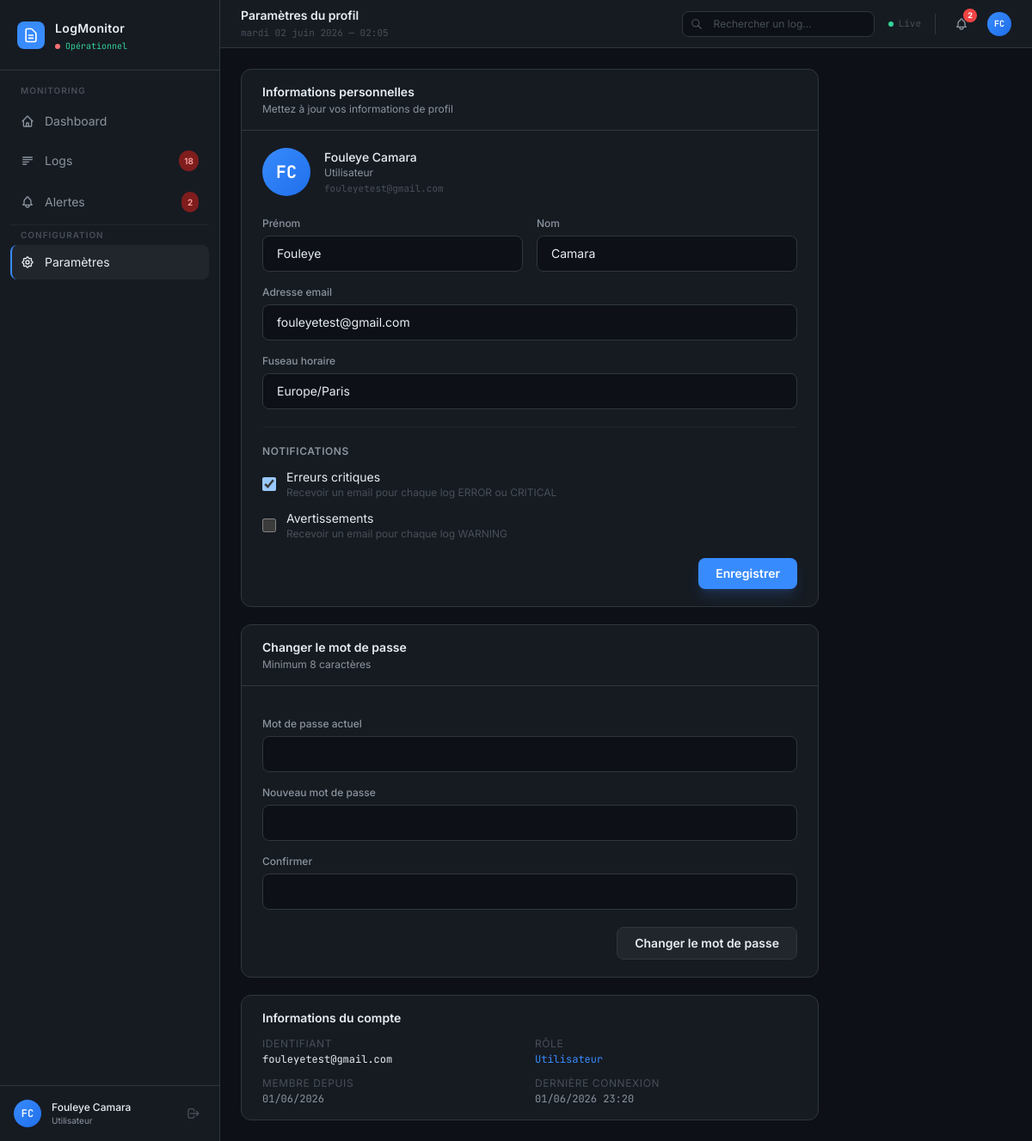
Screenshot of /auth/profile/ (signed in) with the database file from the repository.
### apps/accounts/models.py (models this page shows, shortened)
class User(AbstractUser):
    class Role(models.TextChoices):
        ADMIN = "admin", _("Administrateur")
        ANALYST = "analyst", _("Analyste")
        VIEWER = "viewer", _("Lecteur")
        USER = "user", _("Utilisateur")
    role = models.CharField(
        max_length=20,
        choices=Role.choices,
        default=Role.VIEWER,
        verbose_name=_("Rôle"),
    )
    avatar = models.ImageField(
        upload_to="avatars/",
        null=True,
        blank=True,
        verbose_name=_("Avatar"),
    )
    notify_on_error = models.BooleanField(
        default=True,
        verbose_name=_("Notifier sur erreur critique"),
    )
    notify_on_warning = models.BooleanField(
        default=False,
        verbose_name=_("Notifier sur avertissement"),
    )
    timezone = models.CharField(
        max_length=50,
        default="Europe/Paris",
        verbose_name=_("Fuseau horaire"),
    )
    created_at = models.DateTimeField(auto_now_add=True)
    updated_at = models.DateTimeField(auto_now=True)
    class Meta:
        verbose_name = _("Utilisateur")
        verbose_name_plural = _("Utilisateurs")
        ordering = ["-date_joined"]
    @property
    def display_name(self):
        return self.get_full_name() or self.username
    @property
    def initials(self):
        if self.first_name and self.last_name:
            return f"{self.first_name[0]}{self.last_name[0]}".upper()
        return self.username[:2].upper()

### apps/accounts/profile.py (the view, shortened to what this page needs)
# urls.py: path("profile/",                  ProfileView.as_view(),            name="profile"),
class ProfileView(LoginRequiredMixin, UpdateView):
    model = User
    form_class = ProfileForm
    template_name = "accounts/profile.html"
    success_url = reverse_lazy("accounts:profile")
    login_url = "/auth/login/"
    def get_object(self, queryset=None):
        return self.request.user
    def get_context_data(self, **kwargs):
        ctx = super().get_context_data(**kwargs)
        ctx["page_title"] = "Profil — LogMonitor"
        ctx["page_heading"] = "Paramètres du profil"
        ctx["password_form"] = PasswordChangeForm(user=self.request.user)
        return ctx

### apps/accounts/templates/accounts/profile.html (shortened to what this page needs)
{% extends "base.html" %}
{% block content %}
<div class="max-w-2xl space-y-5 animate-fade-in">
  <div class="bg-[#161B22] border border-[#30363D] rounded-xl overflow-hidden">
    <div class="px-6 py-4 border-b border-[#30363D]">
      <h2 class="text-sm font-semibold text-[#E6EDF3]">Informations personnelles</h2>
      <p class="text-xs text-[#8B949E] mt-0.5">Mettez à jour vos informations de profil</p>
    </div>
    <form method="post" action="{% url 'accounts:profile' %}" enctype="multipart/form-data" class="px-6 py-5">
      <div class="flex items-center gap-4 mb-6">
        <div class="w-14 h-14 rounded-full bg-gradient-to-br from-[#388BFD] to-[#1F6FEB]
                    flex items-center justify-center flex-shrink-0">
          <span class="text-xl font-bold text-white font-mono">{{ request.user.initials }}</span>
        </div>
        <div>
          <p class="text-sm font-medium text-[#E6EDF3]">{{ request.user.display_name }}</p>
          <p class="text-xs text-[#8B949E]">{{ request.user.get_role_display }}</p>
          <p class="text-[11px] text-[#484F58] font-mono mt-0.5">{{ request.user.email }}</p>
        </div>
      </div>
      <div class="grid grid-cols-2 gap-4">
        <div>
          <label class="block text-xs font-medium text-[#8B949E] mb-1.5">Prénom</label>
          {{ form.first_name }}
        </div>
        <div>
          <label class="block text-xs font-medium text-[#8B949E] mb-1.5">Nom</label>
          {{ form.last_name }}
        </div>
        <div class="col-span-2">
          <label class="block text-xs font-medium text-[#8B949E] mb-1.5">Adresse email</label>
          {{ form.email }}
        </div>
        <div class="col-span-2">
          <label class="block text-xs font-medium text-[#8B949E] mb-1.5">Fuseau horaire</label>
          {{ form.timezone }}
        </div>
      </div>
      <div class="mt-5 pt-5 border-t border-[#21262D]">
        <p class="text-xs font-semibold text-[#8B949E] uppercase tracking-wider mb-3">Notifications</p>
        <div class="space-y-3">
          <label class="flex items-center gap-3 cursor-pointer">
            {{ form.notify_on_error }}
            <div>
              <p class="text-sm text-[#E6EDF3]">Erreurs critiques</p>
              <p class="text-xs text-[#484F58]">Recevoir un email pour chaque log ERROR ou CRITICAL</p>
            </div>
          </label>
          <label class="flex items-center gap-3 cursor-pointer">
            {{ form.notify_on_warning }}
            <div>
              <p class="text-sm text-[#E6EDF3]">Avertissements</p>
              <p class="text-xs text-[#484F58]">Recevoir un email pour chaque log WARNING</p>
            </div>
          </label>
        </div>
      </div>
      <div class="flex justify-end mt-5">
        <button type="submit"
                class="px-5 py-2 bg-[#388BFD] hover:bg-[#1F6FEB] text-white text-sm font-semibold
                       rounded-lg transition-colors shadow-lg shadow-blue-500/20
                       focus:outline-none focus:ring-2 focus:ring-[#388BFD] focus:ring-offset-2 focus:ring-offset-[#161B22]">
          Enregistrer
        </button>
      </div>
    </form>
  </div>
  <div class="bg-[#161B22] border border-[#30363D] rounded-xl overflow-hidden">
    <div class="px-6 py-4 border-b border-[#30363D]">
      <h2 class="text-sm font-semibold text-[#E6EDF3]">Changer le mot de passe</h2>
      <p class="text-xs text-[#8B949E] mt-0.5">Minimum 8 caractères</p>
    </div>
    <form method="post" action="{% url 'accounts:change_password' %}" class="px-6 py-5 space-y-4">
      <div>
        <label class="block text-xs font-medium text-[#8B949E] mb-1.5">Mot de passe actuel</label>
        {{ password_form.current_password }}
      </div>
      <div>
        <label class="block text-xs font-medium text-[#8B949E] mb-1.5">Nouveau mot de passe</label>
        {{ password_form.new_password }}
      </div>
      <div>
        <label class="block text-xs font-medium text-[#8B949E] mb-1.5">Confirmer</label>
        {{ password_form.confirm_password }}
      </div>
      <div class="flex justify-end pt-1">
        <button type="submit"
                class="px-5 py-2 bg-[#21262D] hover:bg-[#30363D] text-[#E6EDF3] text-sm font-semibold
                       rounded-lg border border-[#30363D] transition-colors">
          Changer le mot de passe
        </button>
      </div>
    </form>
  </div>
  <div class="bg-[#161B22] border border-[#30363D] rounded-xl px-6 py-4">
    <h2 class="text-sm font-semibold text-[#E6EDF3] mb-3">Informations du compte</h2>
    <div class="grid grid-cols-2 gap-3 text-xs">
      <div>
        <p class="text-[#484F58] uppercase tracking-wider mb-0.5">Identifiant</p>
        <p class="text-[#E6EDF3] font-mono">{{ request.user.username }}</p>
      </div>
      <div>
        <p class="text-[#484F58] uppercase tracking-wider mb-0.5">Rôle</p>
        <p class="text-[#388BFD] font-mono">{{ request.user.get_role_display }}</p>
      </div>
      <div>
        <p class="text-[#484F58] uppercase tracking-wider mb-0.5">Membre depuis</p>
        <p class="text-[#8B949E] font-mono">{{ request.user.date_joined|date:"d/m/Y" }}</p>
      </div>
      <div>
        <p class="text-[#484F58] uppercase tracking-wider mb-0.5">Dernière connexion</p>
        <p class="text-[#8B949E] font-mono">{{ request.user.last_login|date:"d/m/Y H:i"|default:"—" }}</p>
      </div>
    </div>
  </div>
</div>
{% endblock %}

### templates/components/sidebar.html (shortened to what this page needs)
{% load static %}
{% url 'dashboard:index' as url_dashboard %}
{% url 'logs:list' as url_logs %}
{% url 'alerts:list' as url_alerts %}
<aside class="w-64 flex-shrink-0 flex flex-col bg-[#161B22] border-r border-[#30363D] h-full">
  <div class="flex items-center gap-3 px-5 py-5 border-b border-[#30363D]">
    <div class="w-8 h-8 rounded-lg bg-[#388BFD] flex items-center justify-center flex-shrink-0">
      <svg class="w-5 h-5 text-white" fill="none" stroke="currentColor" viewBox="0 0 24 24">
        <path stroke-linecap="round" stroke-linejoin="round" stroke-width="2"
              d="M9 12h6m-6 4h6m2 5H7a2 2 0 01-2-2V5a2 2 0 012-2h5.586a1 1 0 01.707.293l5.414 5.414a1 1 0 01.293.707V19a2 2 0 01-2 2z"/>
      </svg>
    </div>
    <div>
      <span class="font-semibold text-[#E6EDF3] text-sm tracking-wide">LogMonitor</span>
      <div class="flex items-center gap-1.5 mt-0.5">
        <span class="w-1.5 h-1.5 rounded-full
          {% if health_status.status == 'healthy' %}bg-emerald-400
          {% elif health_status.status == 'degraded' %}bg-amber-400
          {% else %}bg-red-400 animate-pulse{% endif %}"></span>
        <span class="text-[10px] font-mono {{ health_status.class|default:'text-emerald-400' }}">
          {{ health_status.label|default:"Opérationnel" }}
        </span>
      </div>
    </div>
  </div>
  <nav class="flex-1 px-3 py-4 space-y-1 overflow-y-auto">
    <p class="px-3 mb-2 text-[10px] font-semibold uppercase tracking-widest text-[#484F58]">
      Monitoring
    </p>
    <a href="{{ url_dashboard }}"
       class="flex items-center gap-3 px-3 py-2.5 rounded-lg text-sm transition-all duration-150
              {% if request.resolver_match.namespace == 'dashboard' %}
                bg-[#21262D] text-[#E6EDF3] border-l-2 border-[#388BFD] pl-[10px]
              {% else %}
                text-[#8B949E] hover:bg-[#21262D] hover:text-[#E6EDF3]
              {% endif %}">
      <svg class="w-4 h-4 flex-shrink-0" fill="none" stroke="currentColor" viewBox="0 0 24 24">
        <path stroke-linecap="round" stroke-linejoin="round" stroke-width="2"
              d="M3 12l2-2m0 0l7-7 7 7M5 10v10a1 1 0 001 1h3m10-11l2 2m-2-2v10a1 1 0 01-1 1h-3m-6 0a1 1 0 001-1v-4a1 1 0 011-1h2a1 1 0 011 1v4a1 1 0 001 1m-6 0h6"/>
      </svg>
      <span>Dashboard</span>
    </a>
    <a href="{{ url_logs }}"
       class="flex items-center gap-3 px-3 py-2.5 rounded-lg text-sm transition-all duration-150
              {% if request.resolver_match.namespace == 'logs' %}
                bg-[#21262D] text-[#E6EDF3] border-l-2 border-[#388BFD] pl-[10px]
              {% else %}
                text-[#8B949E] hover:bg-[#21262D] hover:text-[#E6EDF3]
              {% endif %}">
      <svg class="w-4 h-4 flex-shrink-0" fill="none" stroke="currentColor" viewBox="0 0 24 24">
        <path stroke-linecap="round" stroke-linejoin="round" stroke-width="2"
              d="M4 6h16M4 10h16M4 14h10M4 18h6"/>
      </svg>
      <span>Logs</span>
      {% if unresolved_errors_count > 0 %}
        <span class="ml-auto px-1.5 py-0.5 text-[10px] font-semibold bg-red-900 text-red-300 rounded-full min-w-[20px] text-center">
          {{ unresolved_errors_count }}
        </span>
      {% endif %}
    </a>
    <a href="{{ url_alerts }}"
       class="flex items-center gap-3 px-3 py-2.5 rounded-lg text-sm transition-all duration-150
              {% if request.resolver_match.namespace == 'alerts' %}
                bg-[#21262D] text-[#E6EDF3] border-l-2 border-[#388BFD] pl-[10px]
              {% else %}
                text-[#8B949E] hover:bg-[#21262D] hover:text-[#E6EDF3]
              {% endif %}">
      <span>Alertes</span>
      {% if active_alerts_count > 0 %}
        <span class="ml-auto px-1.5 py-0.5 text-[10px] font-semibold
                     {% if active_alerts_count > 0 %}bg-red-900 text-red-300{% endif %}
                     rounded-full min-w-[20px] text-center">
          {{ active_alerts_count }}
        </span>
      {% endif %}
    </a>
    <div class="my-3 border-t border-[#21262D]"></div>
    <p class="px-3 mb-2 text-[10px] font-semibold uppercase tracking-widest text-[#484F58]">
      Configuration
    </p>
    <a href="{% url 'accounts:profile' %}"
       class="flex items-center gap-3 px-3 py-2.5 rounded-lg text-sm transition-all duration-150
              {% if request.resolver_match.url_name == 'profile' or request.resolver_match.url_name == 'change_password' %}
                bg-[#21262D] text-[#E6EDF3] border-l-2 border-[#388BFD] pl-[10px]
              {% else %}
                text-[#8B949E] hover:bg-[#21262D] hover:text-[#E6EDF3]
              {% endif %}">
      <span>Paramètres</span>
    </a>
  </nav>
  <div class="border-t border-[#30363D] px-4 py-4">
    <div class="flex items-center gap-3">
      <div class="w-8 h-8 rounded-full bg-gradient-to-br from-[#388BFD] to-[#1F6FEB]
                  flex items-center justify-center flex-shrink-0">
        <span class="text-xs font-semibold text-white font-mono">
          {{ request.user.initials|default:"U" }}
        </span>
      </div>
      <div class="flex-1 min-w-0">
        <p class="text-xs font-medium text-[#E6EDF3] truncate">{{ request.user.display_name }}</p>
        <p class="text-[10px] text-[#8B949E] truncate">{{ request.user.get_role_display|default:"Utilisateur" }}</p>
      </div>
      <form method="post" action="{% url 'accounts:logout' %}">
        <button type="submit"
                class="p-1.5 text-[#484F58] hover:text-[#8B949E] rounded transition-colors"
                title="Se déconnecter">
          <svg class="w-4 h-4" fill="none" stroke="currentColor" viewBox="0 0 24 24">
            <path stroke-linecap="round" stroke-linejoin="round" stroke-width="2"
                  d="M17 16l4-4m0 0l-4-4m4 4H7m6 4v1a3 3 0 01-3 3H6a3 3 0 01-3-3V7a3 3 0 013-3h4a3 3 0 013 3v1"/>
          </svg>
        </button>
      </form>
    </div>
  </div>
</aside>

### templates/components/header.html (shortened to what this page needs)
<header class="flex-shrink-0 h-14 flex items-center gap-4 px-6 bg-[#161B22] border-b border-[#30363D]">
  <div class="flex-1 min-w-0">
    <h1 class="text-sm font-semibold text-[#E6EDF3] truncate">
      {{ page_heading|default:"Dashboard" }}
    </h1>
    <p class="text-[11px] text-[#484F58] font-mono mt-0.5">
      {% now "l d F Y — H:i" %}
    </p>
  </div>
  <div class="relative hidden md:block">
    <input
      type="text"
      name="search"
      placeholder="Rechercher un log…"
      class="w-56 bg-[#0D1117] border border-[#30363D] rounded-lg pl-9 pr-4 py-1.5
             text-[#E6EDF3] text-xs placeholder-[#484F58]
             focus:outline-none focus:border-[#388BFD] focus:ring-1 focus:ring-[#388BFD]
             transition-colors duration-200"
      hx-get="{% url 'dashboard:htmx_recent_logs' %}"
      hx-trigger="keyup changed delay:400ms"
      hx-target="#log-table-body"
      hx-indicator="#search-spinner"
    >
    <svg class="absolute left-2.5 top-1/2 -translate-y-1/2 w-3.5 h-3.5 text-[#484F58]"
         fill="none" stroke="currentColor" viewBox="0 0 24 24">
      <path stroke-linecap="round" stroke-linejoin="round" stroke-width="2"
            d="M21 21l-6-6m2-5a7 7 0 11-14 0 7 7 0 0114 0"/>
    </svg>
  </div>
  <div class="flex items-center gap-1.5 text-[11px] text-[#484F58]">
    <span class="w-1.5 h-1.5 rounded-full bg-emerald-400 animate-pulse-slow"></span>
    <span class="hidden sm:inline font-mono">Live</span>
  </div>
  <a href="{% url 'alerts:list' %}"
     class="relative p-1.5 text-[#8B949E] hover:text-[#E6EDF3] rounded-md transition-colors"
     title="Alertes actives">
    {% if active_alerts_count > 0 %}
      <span class="absolute -top-1 -right-1 w-4 h-4 bg-red-500 text-white text-[9px]
                   font-bold rounded-full flex items-center justify-center">
        {{ active_alerts_count|default:0 }}
      </span>
    {% endif %}
  </a>
  <div class="w-7 h-7 rounded-full bg-gradient-to-br from-[#388BFD] to-[#1F6FEB]
              flex items-center justify-center flex-shrink-0 cursor-pointer"
       title="{{ request.user.display_name }}">
    <span class="text-[10px] font-bold text-white font-mono">
      {{ request.user.initials|default:"U" }}
    </span>
  </div>
</header>

### rows the page displays
User: user.initials "FC", user.display_name "Fouleye Camara", user.role "Utilisateur", user.email "fouleyetest@gmail.com", first_name "Fouleye", last_name "Camara", email "fouleyetest@gmail.com", timezone "Europe/Paris", notify_on_error "☑", user.username "fouleyetest@gmail.com", user.date_joined "01/06/2026", user.last_login "01/06/2026 23:20"

### other values shown
{{ health_status.label|default:"Opérationnel" }} "Opérationnel"
{{ unresolved_errors_count }} "18"
{{ active_alerts_count }} "2"
{{ page_heading|default:"Dashboard" }} "Paramètres du profil"
{{ active_alerts_count|default:0 }} "2"
